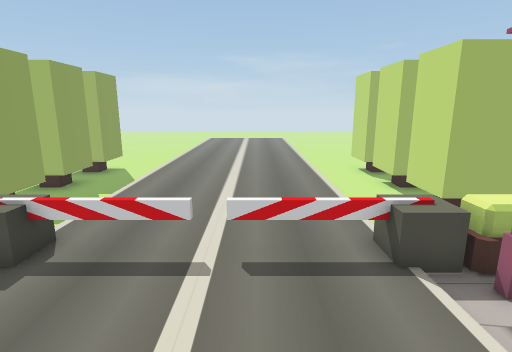
[1] (above)

24 first-person views from a walk through a scene from a Unity 3-D project. The camera is 1.4 m above the floor, tilts 12° down and sees 80° across. The floor is counted in squares, 0.5 m on a side. Each view is taken from the middle of a square. On the plan, view 1 faces up. The plan holds only what a view shows up to about 20 squares ahead; the rest is blank. The place goes on beyond the plan.

[2]
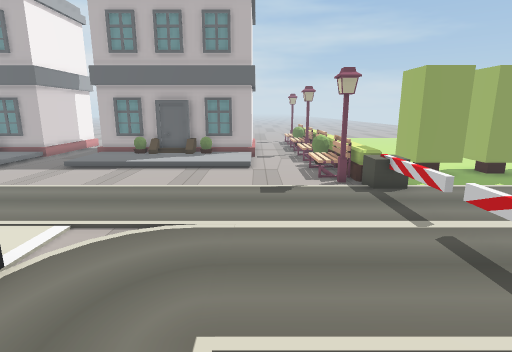

[3]
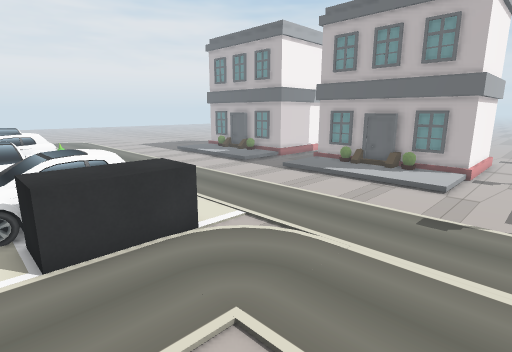

[4]
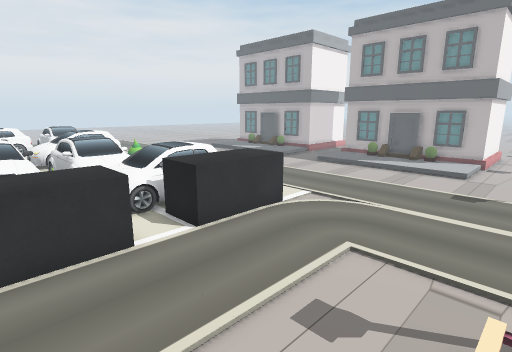

[5]
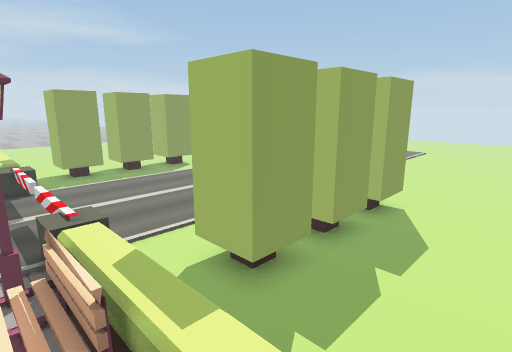

[6]
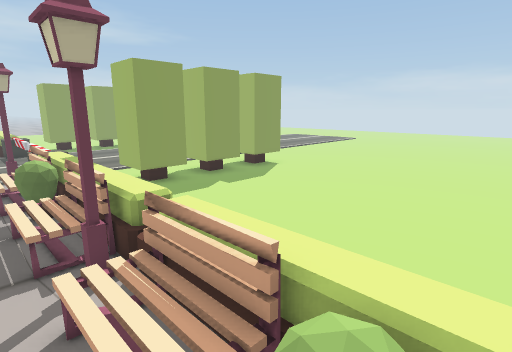

[7]
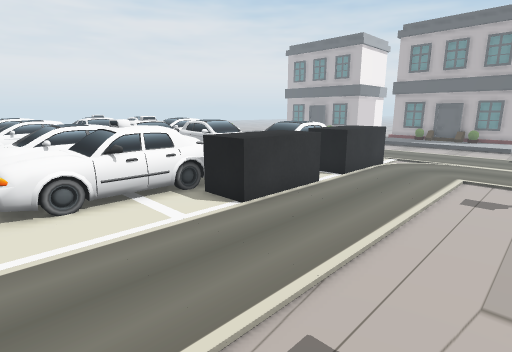

[8]
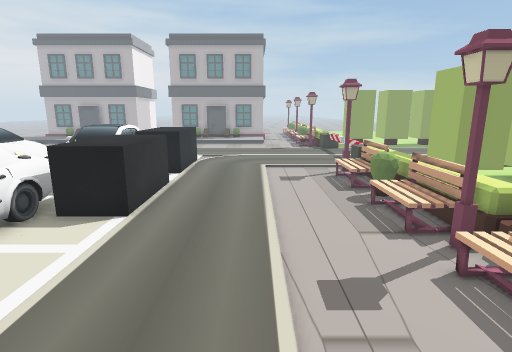

[9]
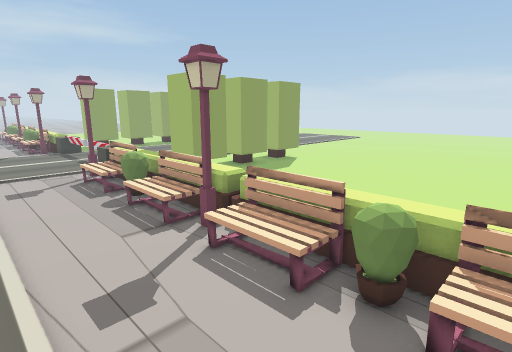

[10]
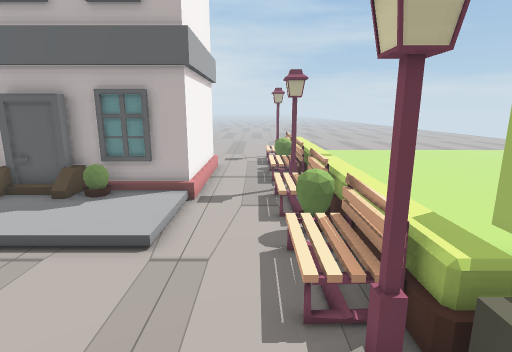

[11]
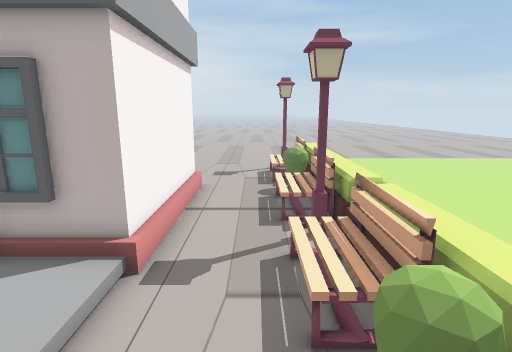

[12]
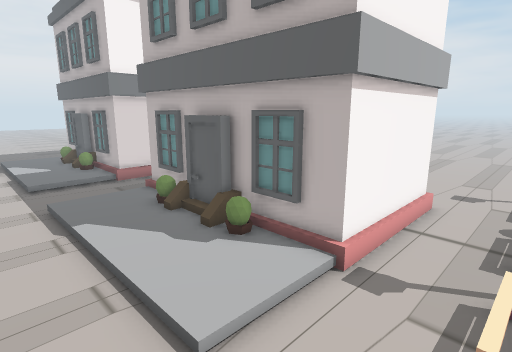

[13]
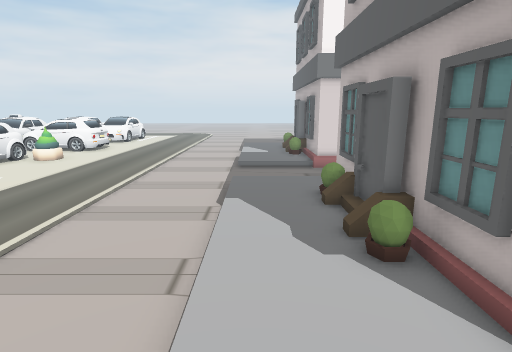

[14]
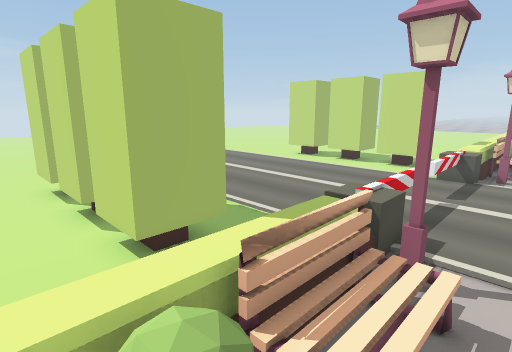

[15]
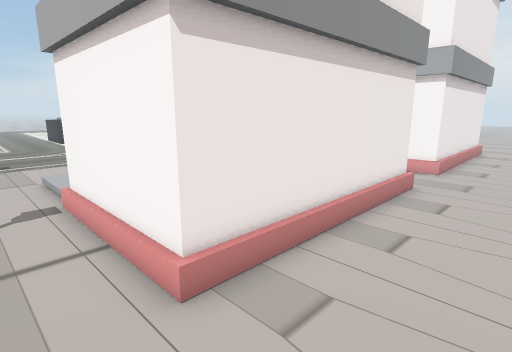

[16]
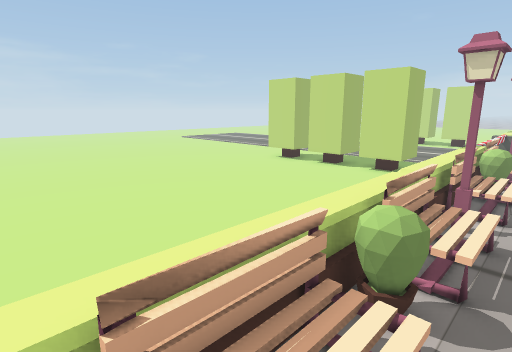

[17]
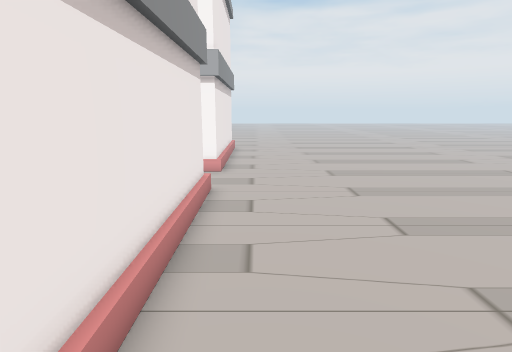

[18]
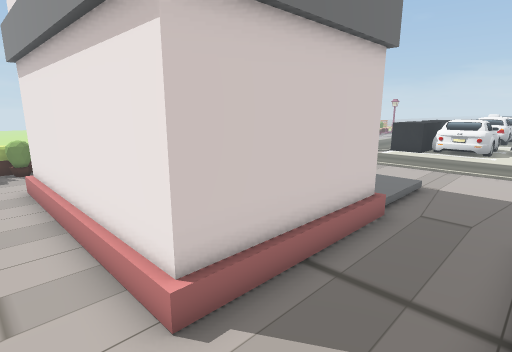

[19]
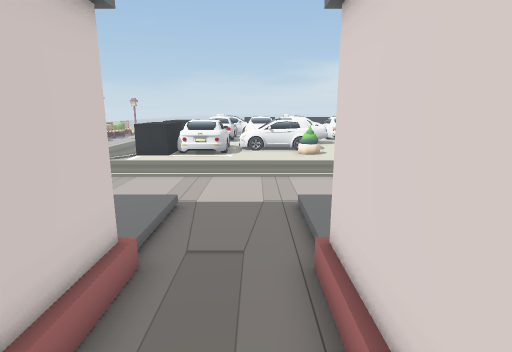

[20]
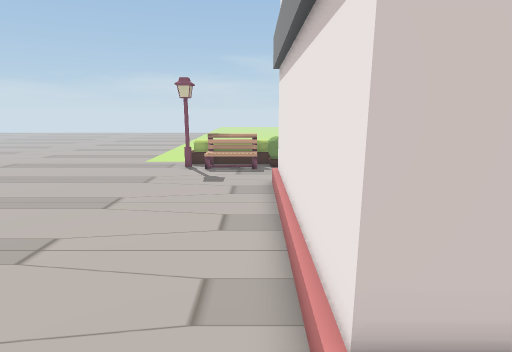

[21]
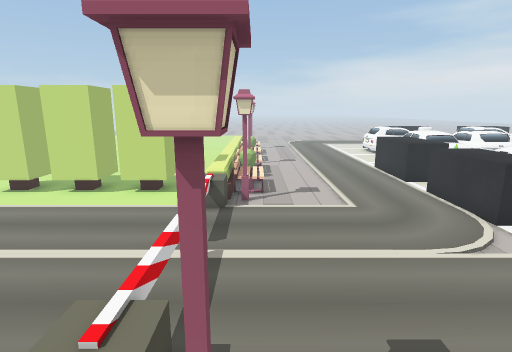

[22]
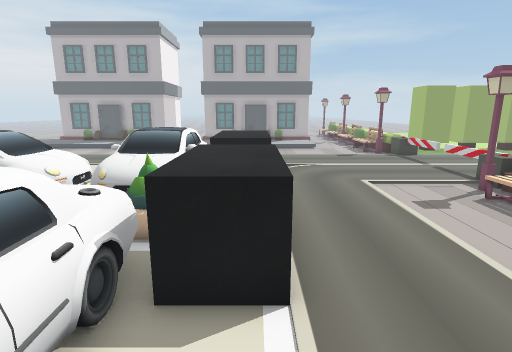

[23]
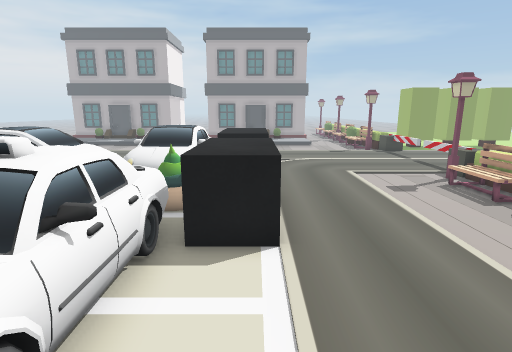

[24]
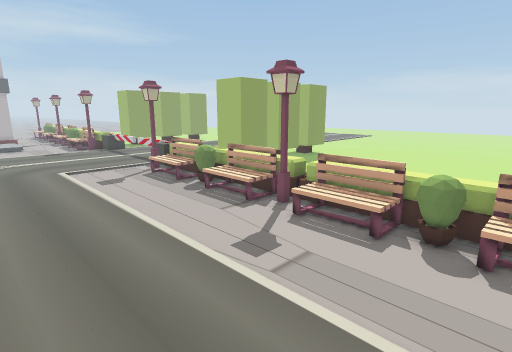

### Floor plan
Key: @ floor where view 1 was taken; # wall or solid block; . floor; / step, stairs or slope; = window, fence, low wall or low ledge; ^ raised ledge; B black block; C car; P plant; O other object.
Columns run from 24 left of view 1 to 19 right of it. Each row starts with its distance up from view 1.
 15 ...............# #...........# #...........
 14 ...............# #...........# #...........
 13 ...............# #...........# #...........
 12 ...............# #...........# #...........
 11 ...............# #...........# #...........
 10 ...............# #...........# #...........
  9 ...............###...........###...........
  8  ..............###...........###...........
  7               ....................
  6 .=^^^^^^^^^^^^^^^^==.==.==.==^^^^^^^^=^^^^^
  5 ..^^^=^^^=.^^^=^^^#=.......=#^^^==^^^^^^^=^^
  4 .#OOO=OOO..OO==////.........////==////OOO==O
  3 ............................................
  2 ............................................
  1 .....#######................................
  0 .....#     #.../........@...................
 -1 .....#     #.../..........................
 -2 .....#     #=../..........................
 -3 .....#     # ../..........BBB...BBB....... .
 -4 .....#     #.../.........BBBBB.BBBBB......
 -5 .....#     # ../.........BBBBB.BBBBB......
 -6 .....#     #=../.........CC###C PP=#CCCCC
 -7 .....#     #.../.........CCCCCC PPCCCCCCC
 -8 .....#     #.../.........CCCCCC   CCCCCCC
 -9 .....#######..............CC##C
-10 ............................CCC CCCCCCC#C
-11 ............................CCC CC =CCCCC
-12 .....#######................CCC CC =C CC
-13 .....#     #.../............CCC CCC

Where each view was taken, in squares from view 1:
view 1: 0 up, 0 right, facing up
view 2: 1 up, 6 right, facing left
view 3: 4 up, 6 right, facing down-left
view 4: 4 up, 10 right, facing down-left
view 5: 4 up, 11 right, facing up-left
view 6: 3 up, 18 right, facing up-left
view 7: 3 up, 17 right, facing down-left
view 8: 0 up, 19 right, facing left
view 9: 0 up, 19 right, facing up-left
view 10: 3 up, 3 left, facing left
view 11: 3 up, 8 left, facing left
view 12: 4 up, 7 left, facing down-left
view 13: 3 up, 10 left, facing down
view 14: 3 up, 11 left, facing up-right
view 15: 3 up, 23 left, facing down-right
view 16: 3 up, 23 left, facing up-right
view 17: 2 up, 21 left, facing down
view 18: 12 down, 21 left, facing up-right
view 19: 11 down, 18 left, facing right
view 20: 11 down, 20 left, facing up
view 21: 4 up, 8 left, facing right
view 22: 4 down, 15 right, facing left
view 23: 4 down, 17 right, facing left
view 24: 3 down, 19 right, facing up-left
